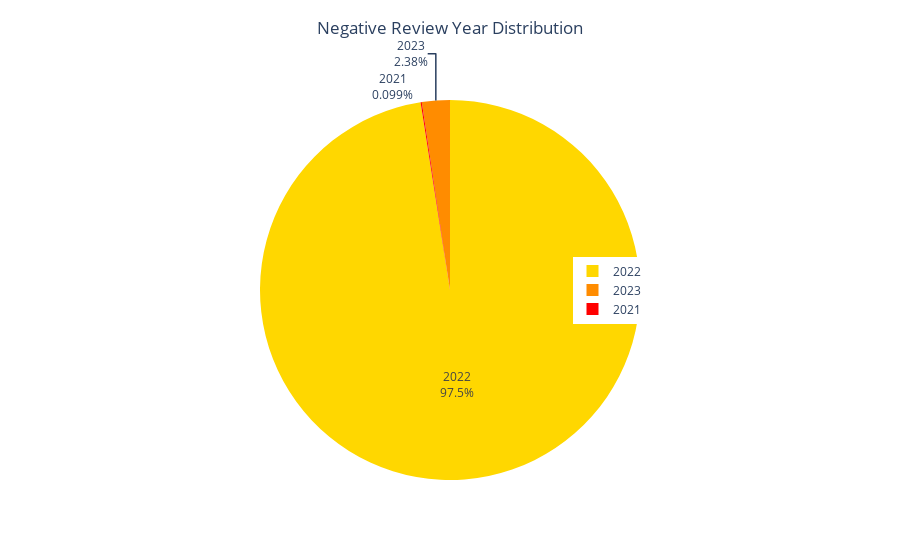

The cell this chart's notebook holds for it:
### Code cell
year = asos_df['year'].value_counts()
year_list = year.index

fig = go.Figure(data=[go.Pie(labels=year_list[:10], values=year.sort_values(ascending=False).iloc[:10], textinfo='label+percent', 
    marker_colors=['#FFD700', '#FF8C00', '#FF0000', '#F08080', '#CD5C5C', '#87CEFA', '#4169E1', '#0000FF', '#00BFFF', '#008000'])]) 
fig.update_layout(
    title={
        'text': "Negative Review Year Distribution",
        'x': 0.5,
        'y': 0.95,
        'xanchor': 'center',
        'yanchor': 'middle'
    },
    legend={
        'x': 0.75,
        'y': 0.5,
        'xanchor': 'center',
        'yanchor': 'middle'
    }
)
fig.update_yaxes(automargin=True)
fig.show()

### Figure 1 — Plotly figure (JSON) as saved in the notebook; plotly's stock layout.template omitted (floating-point values rounded to 4 significant figures)
{"data": [{"labels": [2022, 2023, 2021], "marker": {"colors": ["#FFD700", "#FF8C00", "#FF0000", "#F08080", "#CD5C5C", "#87CEFA", "#4169E1", "#0000FF", "#00BFFF", "#008000"]}, "textinfo": "label+percent", "type": "pie", "values": [1970, 48, 2]}], "layout": {"legend": {"x": 0.75, "xanchor": "center", "y": 0.5, "yanchor": "middle"}, "title": {"text": "Negative Review Year Distribution", "x": 0.5, "xanchor": "center", "y": 0.95, "yanchor": "middle"}, "yaxis": {"automargin": true}}}
